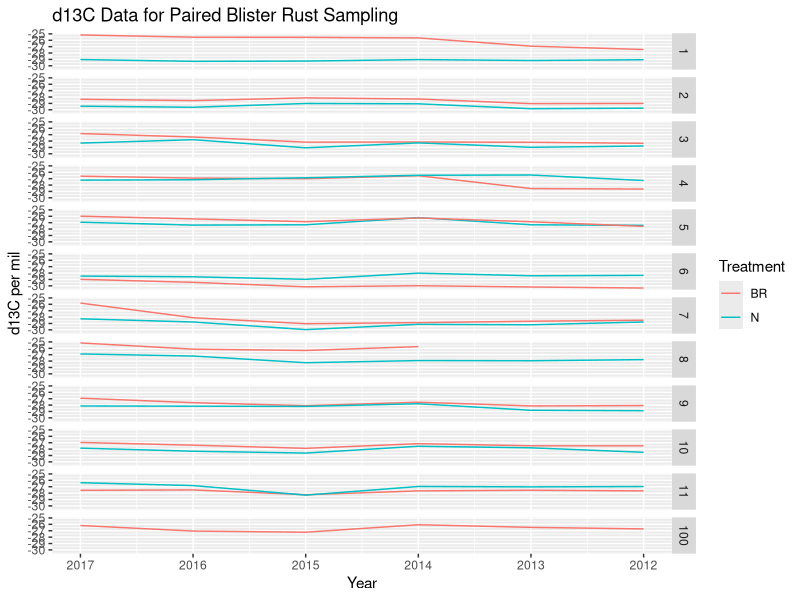
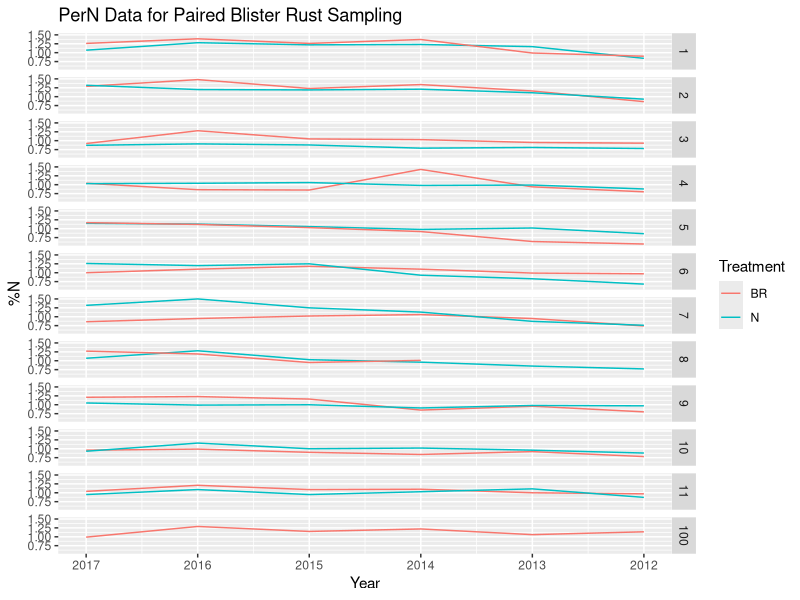

Write R code to recreate these figures, in order.


library(ggplot2)
library(vegan)
library(dplyr)

##set working directory
setwd("~/Documents/Research/WPBRDRT/IsotopeData/Analysisfiles/")

##importing when biome file
Isotopes = read.csv("2018_IsotopeData.csv", header = T)

attach(Isotopes)

##change pairs to factors
Isotopes$Pair<-as.factor(Isotopes$Pair)

##CIsotopes
Cdata<-ggplot()+
  geom_line(data=Isotopes,
             aes(x=Year, y=d13Cpermil, 
                 group=TreeName, 
                 color=Treatment))+
  facet_grid(Isotopes$Pair~.)+
  scale_x_reverse()+
  ggtitle("d13C Data for Paired Blister Rust Sampling")+
  xlab("Year")+
  ylab('d13C per mil')
  


##NitrogenPercent
Ndata<-ggplot()+
  geom_line(data=Isotopes,
            aes(x=Year, y=PerN, 
                group=TreeName, 
                color=Treatment))+
  facet_grid(Isotopes$Pair~.)+
  scale_x_reverse()+
  ggtitle("PerN Data for Paired Blister Rust Sampling")+
  xlab("Year")+
  ylab('%N')
